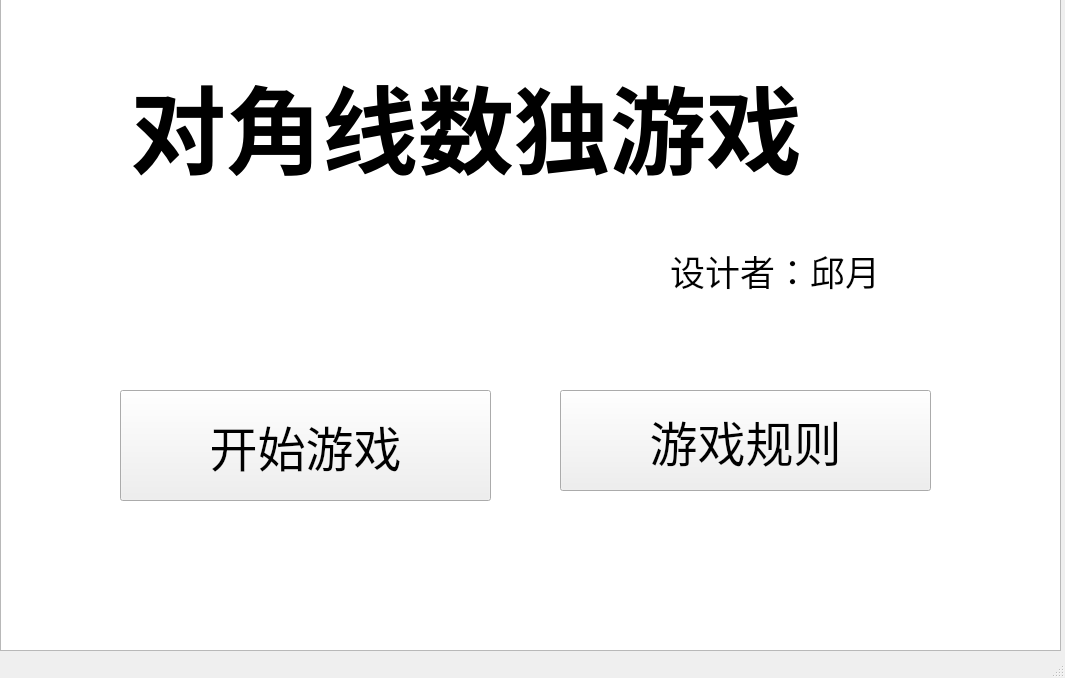
<?xml version="1.0" encoding="UTF-8"?>
<ui version="4.0">
 <class>MainWindow</class>
 <widget class="QMainWindow" name="MainWindow">
  <property name="geometry">
   <rect>
    <x>0</x>
    <y>0</y>
    <width>1065</width>
    <height>678</height>
   </rect>
  </property>
  <property name="minimumSize">
   <size>
    <width>824</width>
    <height>0</height>
   </size>
  </property>
  <property name="windowTitle">
   <string>MainWindow</string>
  </property>
  <widget class="QWidget" name="centralwidget">
   <property name="minimumSize">
    <size>
     <width>824</width>
     <height>531</height>
    </size>
   </property>
   <widget class="QListWidget" name="listWidget">
    <property name="geometry">
     <rect>
      <x>0</x>
      <y>-20</y>
      <width>1061</width>
      <height>671</height>
     </rect>
    </property>
   </widget>
   <widget class="QLabel" name="title">
    <property name="geometry">
     <rect>
      <x>130</x>
      <y>-10</y>
      <width>901</width>
      <height>271</height>
     </rect>
    </property>
    <property name="font">
     <font>
      <family>Arial Black</family>
      <pointsize>72</pointsize>
      <weight>75</weight>
      <bold>true</bold>
     </font>
    </property>
    <property name="text">
     <string>对角线数独游戏</string>
    </property>
   </widget>
   <widget class="QLabel" name="writer">
    <property name="geometry">
     <rect>
      <x>670</x>
      <y>230</y>
      <width>431</width>
      <height>81</height>
     </rect>
    </property>
    <property name="font">
     <font>
      <family>Bookman Old Style</family>
      <pointsize>26</pointsize>
     </font>
    </property>
    <property name="text">
     <string>设计者：邱月</string>
    </property>
   </widget>
   <widget class="QPushButton" name="game">
    <property name="geometry">
     <rect>
      <x>120</x>
      <y>390</y>
      <width>371</width>
      <height>111</height>
     </rect>
    </property>
    <property name="font">
     <font>
      <family>Arial</family>
      <pointsize>36</pointsize>
     </font>
    </property>
    <property name="text">
     <string>开始游戏</string>
    </property>
   </widget>
   <widget class="QPushButton" name="rules">
    <property name="geometry">
     <rect>
      <x>560</x>
      <y>390</y>
      <width>371</width>
      <height>101</height>
     </rect>
    </property>
    <property name="font">
     <font>
      <family>Arial</family>
      <pointsize>36</pointsize>
     </font>
    </property>
    <property name="text">
     <string>游戏规则</string>
    </property>
   </widget>
  </widget>
  <widget class="QMenuBar" name="menubar">
   <property name="geometry">
    <rect>
     <x>0</x>
     <y>0</y>
     <width>1065</width>
     <height>26</height>
    </rect>
   </property>
  </widget>
  <widget class="QStatusBar" name="statusbar"/>
 </widget>
 <resources/>
 <connections/>
</ui>
